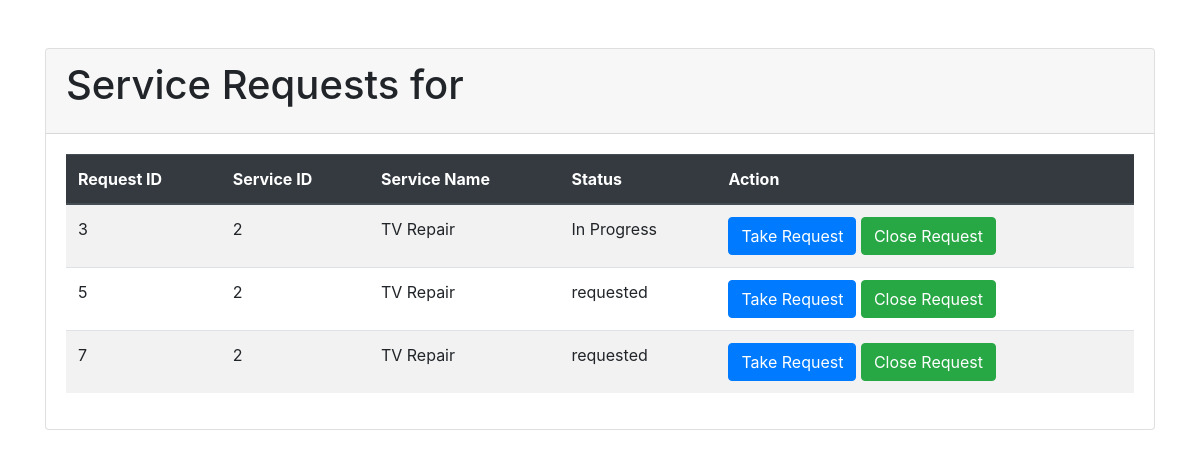
Before: /view_request_pro/TV Repair/2 with the older database file.
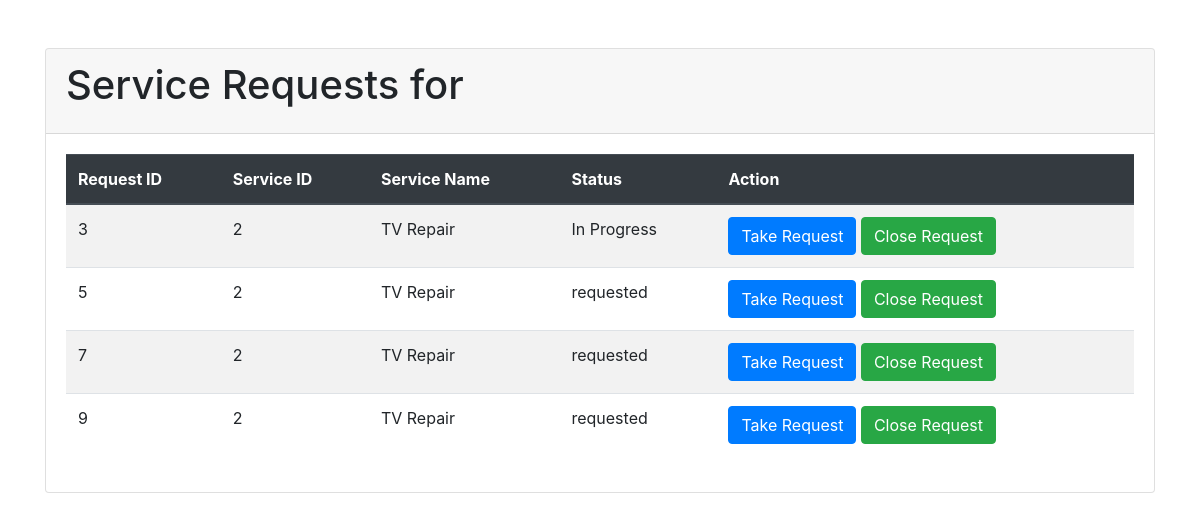
After: the same page with the newer database file.
### tables this page shows
CREATE TABLE service_requests (
    id INTEGER PRIMARY KEY AUTOINCREMENT,
    service_id INTEGER,
    customer_id INTEGER,
    professional_id INTEGER,
    date_of_request DATETIME DEFAULT CURRENT_TIMESTAMP,
    date_of_completion DATETIME,
    service_status TEXT DEFAULT 'requested',
    remarks TEXT,
    FOREIGN KEY (service_id) REFERENCES services (id),
    FOREIGN KEY (customer_id) REFERENCES customers (id),
    FOREIGN KEY (professional_id) REFERENCES professionals (id)
);

CREATE TABLE services (
    id INTEGER PRIMARY KEY AUTOINCREMENT,
    name TEXT NOT NULL,
    price REAL NOT NULL,
    time_required TEXT,
    description TEXT
);

### app.py (the view)
@app.route('/view_request_pro/<string:service_type>/<int:pro_id>')
def view_request_pro(service_type, pro_id):
    conn = get_db_connection()
    cursor = conn.cursor()
    cursor.execute('''
        SELECT sr.id, sr.service_id, s.name as service_name, sr.service_status
        FROM service_requests sr
        JOIN services s ON sr.service_id = s.id
        WHERE s.name = ?
    ''', (service_type,))
    requests = cursor.fetchall()
    conn.close()
    return render_template('professional/view_request_pro.html', requests=requests, pro_id=pro_id)

### app.py (called while the page is built)
def get_db_connection():
    conn = sqlite3.connect('your_database.db')
    conn.row_factory = sqlite3.Row
    return conn

### templates/professional/view_request_pro.html (shortened to what this page needs)
<!DOCTYPE html>
<html lang="en">
<head>
    <link href="{{ url_for('static', filename='bootstrap/css/bootstrap.min.css') }}" rel="stylesheet">
</head>
<body>
    <div class="container mt-5">
        <div class="card">
            <div class="card-header">
                <h1 class="card-title">Service Requests for {{ service_type }}</h1>
            </div>
            <div class="card-body">
                {% if requests %}
                    <table class="table table-striped">
                        <thead class="thead-dark">
                            <tr>
                                <th scope="col">Request ID</th>
                                <th scope="col">Service ID</th>
                                <th scope="col">Service Name</th>
                                <th scope="col">Status</th>
                                <th scope="col">Action</th>
                            </tr>
                        </thead>
                        <tbody>
                            {% for request in requests %}
                            <tr>
                                <td>{{ request.id }}</td>
                                <td>{{ request.service_id }}</td>
                                <td>{{ request.service_name }}</td>
                                <td>{{ request.service_status }}</td>
                                <td>
                                    <form action="{{ url_for('take_request', request_id=request.id, pro_id=pro_id) }}" method="POST" class="d-inline">
                                        <button type="submit" class="btn btn-primary">Take Request</button>
                                    </form>
                                    <form action="{{ url_for('complete_request', request_id=request.id, pro_id=pro_id) }}" method="POST" class="d-inline">
                                        <button type="submit" class="btn btn-success">Close Request</button>
                                    </form>
                                </td>
                            </tr>
                            {% endfor %}
                        </tbody>
                    </table>
                {% else %}
                    <p class="alert alert-info">No service requests found for this service type.</p>
                {% endif %}
            </div>
        </div>
    </div>
</body>
</html>

Changed rows visible on the page:
added service_requests: id "9", service_id "2", service_name "TV Repair", service_status "requested"
